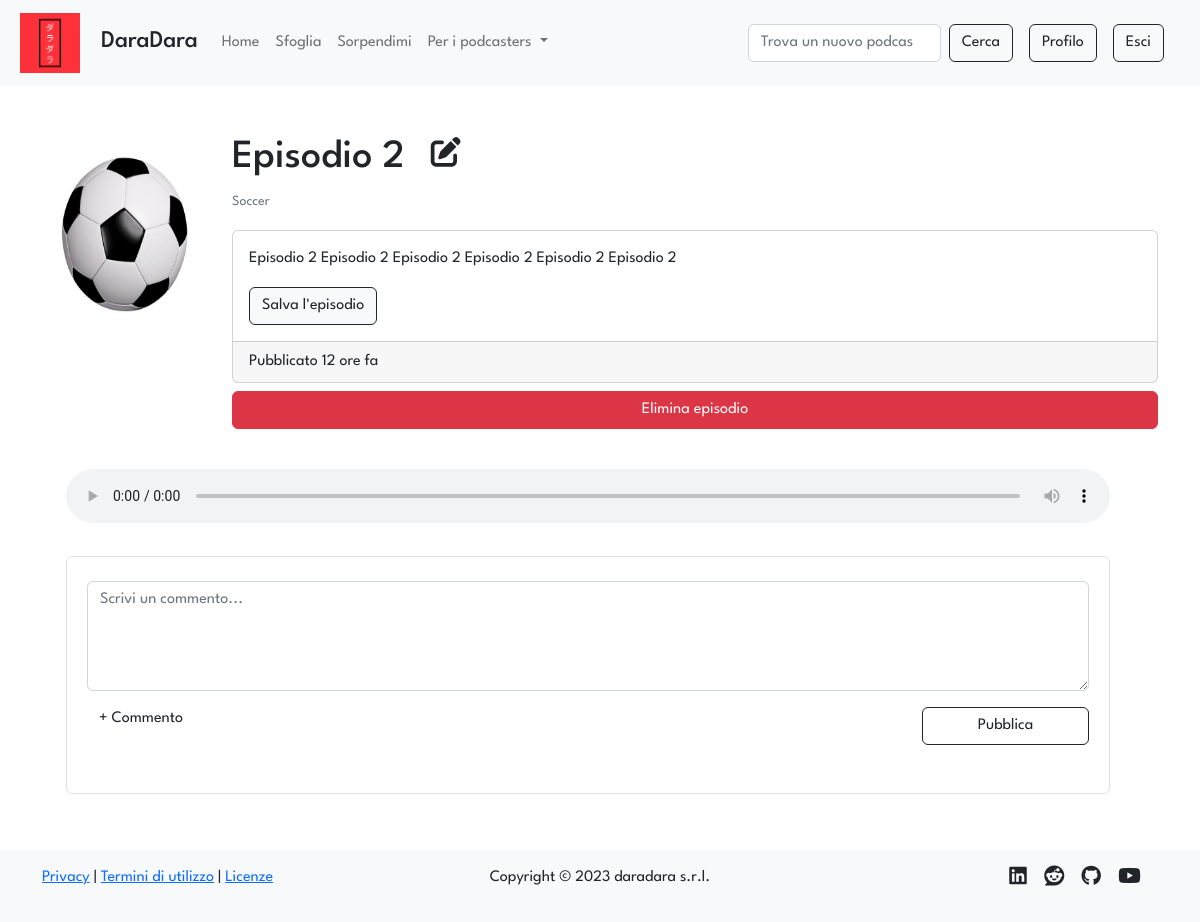
The app's page /podcast/1/episode/16 (signed in), older data.
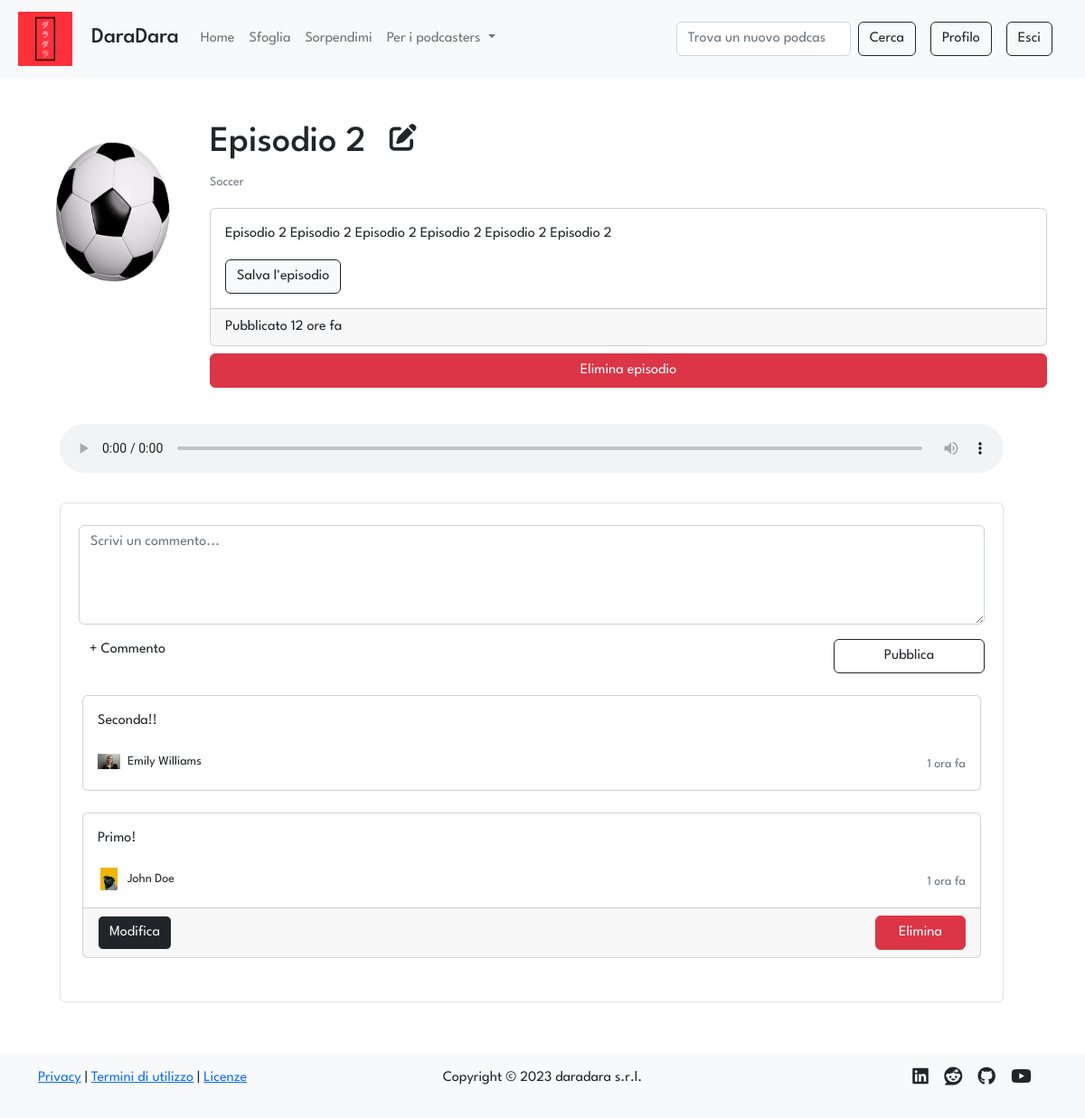
The same page, newer data.
### tables this page shows
CREATE TABLE "comments" (
	"id_user"	INTEGER NOT NULL,
	"id_ep"	INTEGER NOT NULL,
	"text"	TEXT NOT NULL,
	"timestamp"	TEXT NOT NULL,
	FOREIGN KEY("id_ep") REFERENCES "episodes"("id"),
	FOREIGN KEY("id_user") REFERENCES "users"("id"),
	PRIMARY KEY("id_user","id_ep","timestamp")
);

CREATE TABLE "users" (
	"id"	INTEGER NOT NULL UNIQUE,
	"email"	TEXT NOT NULL UNIQUE,
	"password"	TEXT NOT NULL,
	"name"	TEXT NOT NULL,
	"surname"	TEXT NOT NULL,
	"propic"	TEXT NOT NULL,
	"priv_owned"	INTEGER NOT NULL DEFAULT 0,
	"priv_follows"	INTEGER NOT NULL DEFAULT 0,
	"priv_saves"	INTEGER NOT NULL DEFAULT 0,
	"bio"	TEXT,
	PRIMARY KEY("id" AUTOINCREMENT)
);

### app.py (the view)
@app.route('/podcast/<int:id_pod>/episode/<int:id_ep>')
def episode(id_pod: int, id_ep: int):
    episode = dao.get_episode(id_ep)
    if episode and episode['id_podcast'] == id_pod:
        daysago = days_ago(episode['timestamp'])
        podcast = dao.get_podcast(id_pod)
        comments = dao.get_comments_join_users(id_ep)
        if comments:
            comments = add_days_ago(comments)
        mime_type = 'mpeg'
        if episode['audio'] == '.wav':
            mime_type='wav'
        is_owner = False
        has_saved = False
        if current_user.is_authenticated: # type: ignore
           has_saved = dao.has_saved(id_user=current_user.id, id_ep=id_ep) # type: ignore
           is_owner = podcast['id_user'] == current_user.id # type: ignore
        session['last_podcast_visited'] = id_pod
        session['previous_url'] = request.url
        return render_template('episode.html', id=id_ep, id_pod=id_pod, podcast=podcast, episode=episode, daysago=daysago, comments=comments, mime_type=mime_type, has_saved=has_saved, is_owner=is_owner)
    else:
        flash(message='L\'episodio che hai provato di aprire non appartiene a questo podcast', category='warning')
        return redirect(session.get('previous_url', '/'))

### app.py (called while the page is built)
@login_manager.user_loader
def load_user(user_id):
    return User(dao.get_user(user_id))

### data/dao.py (called while the page is built)
def has_saved(id_user, id_ep):
    conn, cursor = connect()
    has_saved = False
    try:
        sql = 'SELECT * FROM saves WHERE id_ep = ? AND id_user = ?'
        cursor.execute(sql, (id_ep, id_user))
        saves = cursor.fetchone()
        if saves:
            has_saved = True
    except Exception as e:
        print(e)
    close(conn, cursor)
    return has_saved

def get_comments_join_users(id_ep):
    conn, cursor = connect()
    comments = []
    try:
        sql = 'SELECT comments.id_user, text, timestamp, name, surname, email, propic FROM comments, users WHERE comments.id_user = users.id AND id_ep = ? ORDER BY timestamp DESC'
        cursor.execute(sql, (id_ep,))
        comments = cursor.fetchall()
    except Exception as e:
        print(e)
    close(conn, cursor)
    return comments

def get_episode(id):
    conn, cursor = connect()
    episode = None
    try:
        sql = 'SELECT * FROM episodes WHERE id = ?'
        cursor.execute(sql, (id,))
        episode = cursor.fetchone()
    except Exception as e:
        print(e)
    close(conn, cursor)
    return episode

### templates/episode.html (shortened to what the changed rows need)
{% extends 'layout.html' %}
{% block stylesheets %} <link rel="stylesheet" href="{{url_for('static', filename='stylesheets/episode.css')}}"> {% endblock %}
{% block content %}
<div class="row">
    <div class="col mt-4 mt-lg-0">
        <div class="row d-flex justify-content-center align-items-center mb-3">
            <h1 class="">
                {{episode.title}}
                {% if is_owner %}
                <a href="#" class="col-1 fa-solid fa-xs fa-pen-to-square mx-3" data-bs-toggle="modal" data-bs-target="#editEpisode"></a>
                {% endif %}
            </h1>
        </div>
    </div>
</div>
<div class="row mt-3 mx-lg-0 mx-2">
    <div class="row d-flex justify-content-center align-content-center my-2">
        <div class="row d-flex justify-content-center">
            <div class="">
              <div class="card shadow-0 border bg-ligth">
                <div class="card-body p-4">
                    {% for i in range(comments|length) %}
                    <div class="card mb-4">
                        <div class="card-body">
                            <p>{{comments[i].text}}</p>
                            <div class="d-flex flex-column flex-lg-row justify-content-lg-between">
                                <div class="d-flex flex-row align-items-center">
                                    <img src="{{url_for('static', filename='uploads/images/propics/{0}{1}'.format(comments[i].id_user, comments[i].propic))}}" alt="avatar" width="25"
                                        height="25"/>
                                    <p class="small mb-0 ms-2"><a href="{{url_for('profile', id=comments[i].id_user)}}">{{comments[i].name}} {{comments[i].surname}}</a></p>
                                </div>
                                <p class="mt-2 m-0"><small class="text-muted">{{comments[i].posted}}</small></p>
                            </div>
                        </div>
                        {% if current_user.is_authenticated and current_user.id == comments[i].id_user %}
                        <div class="card-footer d-flex justify-content-between">
                            <div class="col-4 col-sm-3 col-lg-2">
                                <button type="button" class="btn btn-dark btn-outline-light" data-bs-toggle="modal" data-bs-target="#editComment-{{i}}">
                                    Modifica
                                </button>
                            </div>
                            <form class="col-8 col-sm-7 col-md-6 col-lg-5 d-flex justify-content-end" action="{{ url_for('post_delete_comment', id_pod=id_pod, id_ep=id) }}" method="POST">
                                <button type="submit" class="col-8 col-lg-3 btn btn-danger">Elimina</button>
                            </form>
                        </div>
                        {% endif %}
                    </div>
                    {% endfor %}
                </div>
              </div>
            </div>
          </div>
    </div>
</div>
{% endblock %}

Row changes from the older to the newer data that the page shows:
added comments: text "Seconda!!", id_user.propic (picture)
now on this page (row edited): users: name "Emily", surname "Williams"
added comments: text "Primo!", id_user.propic (picture)
now on this page (row unchanged): users: name "John", surname "Doe"
Text that changed along with them:
new list line: "1 ora fa"
new list line: "1 ora fa Modifica Elimina"
